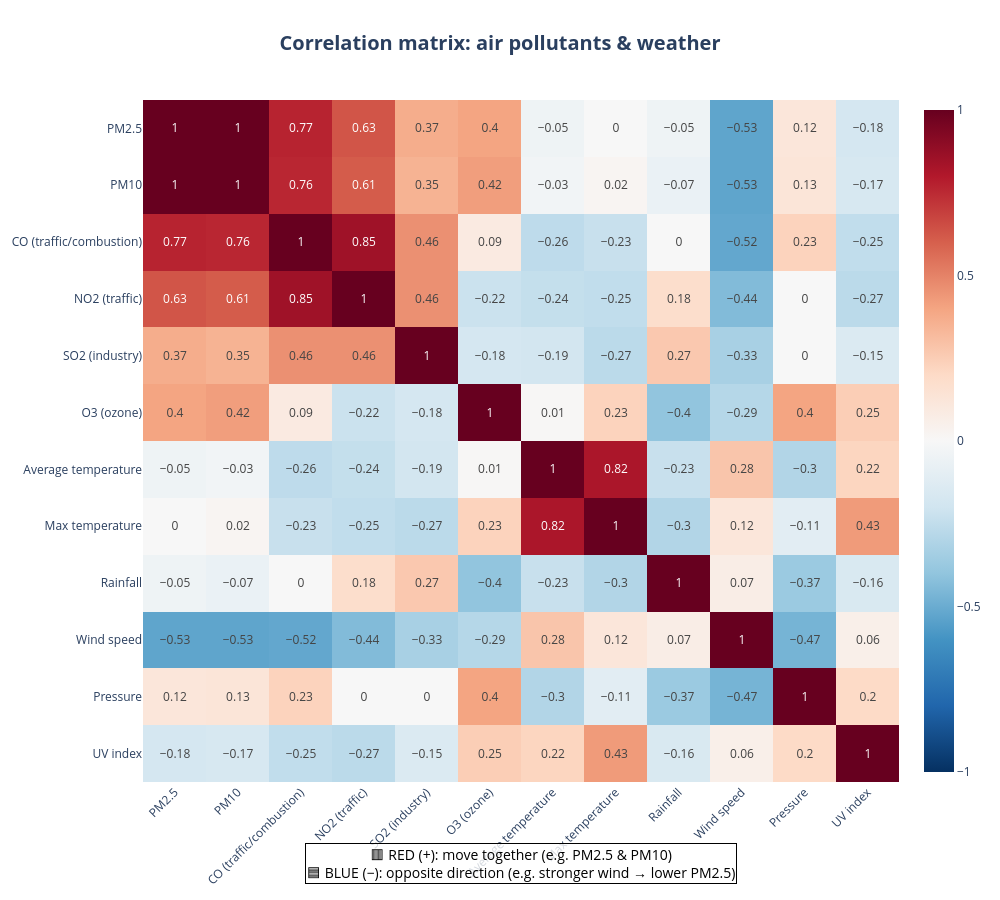

Source (notebook cell):
### Code cell
cols_map = {
    # Air pollutants
    'pm2_5': 'PM2.5',
    'pm10': 'PM10',
    'carbon_monoxide': 'CO (traffic/combustion)',
    'nitrogen_dioxide': 'NO2 (traffic)',
    'sulphur_dioxide': 'SO2 (industry)',
    'ozone': 'O3 (ozone)',
    
    # Weather
    'tavg': 'Average temperature',
    'tmax': 'Max temperature',
    'prcp': 'Rainfall',
    'wspd': 'Wind speed',
    'pres': 'Pressure',
    'uv_index_max': 'UV index'
}

# Select available columns and rename
# Keep only numeric columns for correlation
available_cols = [c for c in cols_map.keys() if c in df.columns]
df_clean = df[available_cols].rename(columns=cols_map)

# Pearson correlation matrix
corr_matrix = df_clean.corr().round(2)

# Plot heatmap
fig = px.imshow(
    corr_matrix,
    text_auto=True,
    aspect="auto",
    color_continuous_scale="RdBu_r",
    zmin=-1, zmax=1,
    title="<b>Correlation matrix: air pollutants & weather</b>"
)

fig.update_layout(
    height=900, 
    width=1000,
    template="plotly_white",
    title_font_size=20,
    title_x=0.5
)

# Annotation explaining how to read the chart
fig.add_annotation(
    text="🟥 RED (+): move together (e.g. PM2.5 & PM10)<br>🟦 BLUE (−): opposite direction (e.g. stronger wind → lower PM2.5)",
    xref="paper", yref="paper",
    x=0.5, y=-0.15,
    showarrow=False,
    font=dict(size=14, color="black"),
    align="center",
    bgcolor="rgba(255,255,255,0.8)",
    bordercolor="black",
    borderwidth=1
)

# Rotate X labels for readability
fig.update_xaxes(side="bottom", tickangle=-45)

### Figure 1 — Plotly figure (JSON) as saved in the notebook; plotly's stock layout.template omitted (floating-point values rounded to 4 significant figures; data arrays with more than 128 entries replaced by an {"elided": "..."} marker saying what was removed)
{"data": [{"coloraxis": "coloraxis", "hovertemplate": "x: %{x}<br>y: %{y}<br>color: %{z}<extra></extra>", "name": "0", "texttemplate": "%{z}", "type": "heatmap", "x": ["PM2.5", "PM10", "CO (traffic/combustion)", "NO2 (traffic)", "SO2 (industry)", "O3 (ozone)", "Average temperature", "Max temperature", "Rainfall", "Wind speed", "Pressure", "UV index"], "xaxis": "x", "y": ["PM2.5", "PM10", "CO (traffic/combustion)", "NO2 (traffic)", "SO2 (industry)", "O3 (ozone)", "Average temperature", "Max temperature", "Rainfall", "Wind speed", "Pressure", "UV index"], "yaxis": "y", "z": {"elided": "12x12 float values"}}], "layout": {"annotations": [{"align": "center", "bgcolor": "rgba(255,255,255,0.8)", "bordercolor": "black", "borderwidth": 1, "font": {"color": "black", "size": 14}, "showarrow": false, "text": "🟥 RED (+): move together (e.g. PM2.5 & PM10)<br>🟦 BLUE (−): opposite direction (e.g. stronger wind → lower PM2.5)", "x": 0.5, "xref": "paper", "y": -0.15, "yref": "paper"}], "coloraxis": {"cmax": 1, "cmin": -1, "colorscale": [[0, "rgb(5,48,97)"], [0.1, "rgb(33,102,172)"], [0.2, "rgb(67,147,195)"], [0.3, "rgb(146,197,222)"], [0.4, "rgb(209,229,240)"], [0.5, "rgb(247,247,247)"], [0.6, "rgb(253,219,199)"], [0.7, "rgb(244,165,130)"], [0.8, "rgb(214,96,77)"], [0.9, "rgb(178,24,43)"], [1, "rgb(103,0,31)"]]}, "height": 900, "title": {"font": {"size": 20}, "text": "<b>Correlation matrix: air pollutants & weather</b>", "x": 0.5}, "width": 1000, "xaxis": {"anchor": "y", "domain": [0, 1], "side": "bottom", "tickangle": -45}, "yaxis": {"anchor": "x", "autorange": "reversed", "domain": [0, 1]}}}
